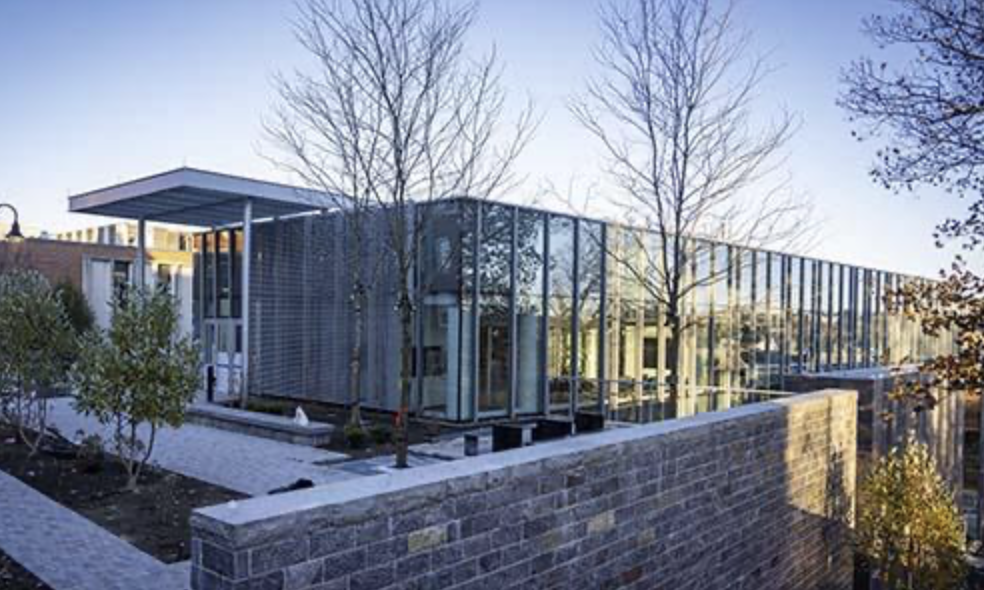
#> input picture UnityHall.png, 984 x 590 px
$ python lab4.py
#> lines starting #> are read from the running program, lines starting #| are printed output that depends on the picture
# Tom Kazakov
# RBE 549 Lab 4: Geometric Transformations and Feature Detection

import cv2
import numpy as np

IMAGE_PATH = "UnityHall.png"

ROTATION_ANGLE = 10
SCALE_UP_FACTOR = 1.2
SCALE_DOWN_FACTOR = 0.8

AFFINE_SKEW = 0.15
PERSPECTIVE_SQUEEZE = 0.15

HARRIS_BLOCK_SIZE = 2
HARRIS_KSIZE = 3
HARRIS_K = 0.04
HARRIS_THRESHOLD = 10
HARRIS_THRESHOLD_MAX = 15
HARRIS_COLOR = (0, 0, 255)
HARRIS_MARKER_SIZE = 8

SIFT_COLOR = (0, 255, 0)
SIFT_NFEATURES = 0
SIFT_NFEATURES_MAX = 500

GRID_LABEL_FONT = cv2.FONT_HERSHEY_SIMPLEX
GRID_LABEL_SCALE = 0.7
GRID_LABEL_THICKNESS = 2
GRID_LABEL_MARGIN = 80
GRID_LABEL_PAD = 30


FEATURE_MODES = [None, "harris", "sift"]


# [50 lines left out: functions init_state, setup_trackbars, handle_key, apply_effects, not called in this run]


def load_image():
    img = cv2.imread(IMAGE_PATH)
#> img is the input picture: shape (590, 984, 3); mean B, G, R 150.3, 134.7, 128.1
    if img is None:
        raise FileNotFoundError(f"Cannot read {IMAGE_PATH}")
    return img


def rotate(img, angle_deg):
    """Rotate image around its center, expanding the canvas to fit the full result."""
#> called with angle_deg = 10
    h, w = img.shape[:2]
    center = ((w - 1) / 2.0, (h - 1) / 2.0)
    matrix = cv2.getRotationMatrix2D(center, angle_deg, 1.0)

    cos = abs(matrix[0, 0])
    sin = abs(matrix[0, 1])
    new_w = int(h * sin + w * cos)
    new_h = int(h * cos + w * sin)

    matrix[0, 2] += (new_w - w) / 2.0
    matrix[1, 2] += (new_h - h) / 2.0

    return cv2.warpAffine(img, matrix, (new_w, new_h), borderValue=(255, 255, 255))


def scale(img, factor):
    """Scale image by the given factor. Returns the resized image at its natural dimensions."""
    if factor == 1.0:
        return img.copy()
    h, w = img.shape[:2]
    new_w, new_h = int(w * factor), int(h * factor)
    return cv2.resize(img, (new_w, new_h), interpolation=cv2.INTER_LINEAR)


def affine(img, skew):
    """Apply a vertical shear (right side shifts up) by the given fraction of image height."""
#> called with skew = 0.15
    h, w = img.shape[:2]
    offset = int(h * skew)
    src_pts = np.float32([[0, 0], [w - 1, 0], [0, h - 1]])
    dst_pts = np.float32([[0, offset], [w - 1, 0], [0, h - 1 + offset]])
    matrix = cv2.getAffineTransform(src_pts, dst_pts)
    return cv2.warpAffine(img, matrix, (w, h + offset), borderValue=(255, 255, 255))
#> returned value: shape (678, 984, 3)


def perspective(img, squeeze):
    """Apply a perspective warp that squeezes the right side inward, left edge stays full height."""
#> called with squeeze = 0.15
    h, w = img.shape[:2]
#> h = 590; w = 984
    offset = int(h * squeeze)
#> offset = 88
    src_pts = np.float32([[0, 0], [w - 1, 0], [0, h - 1], [w - 1, h - 1]])
#> src_pts = [[0, 0], [983, 0], [0, 589], [983, 589]]
    dst_pts = np.float32(
        [[0, 0], [w - 1, 0], [0, h - 1], [w - 1 - offset, h - 1 + 2 * offset]]
    )
#> dst_pts = [[0, 0], [983, 0], [0, 589], [895, 765]]
    new_h = int(dst_pts[:, 1].max()) + 1
#> new_h = 766
    matrix = cv2.getPerspectiveTransform(src_pts, dst_pts)
#> matrix = [[0.753, 0, 0], [0, 1.07, 0], [-0.000251, 0.000126, 1]]
    return cv2.warpPerspective(img, matrix, (w, new_h), borderValue=(255, 255, 255))
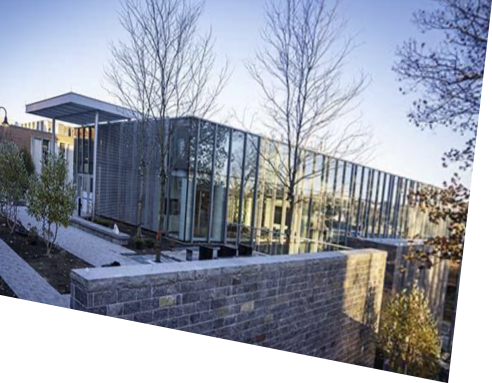
#> returned value: shape (766, 984, 3) (shown at 1/2 size); mean of channels 0, 1, 2 169.4, 156.6, 151.2; drawn as B, G, R


def detect_harris(img, threshold=HARRIS_THRESHOLD / 100.0):
    """Detect Harris corners and draw red crosshair markers on a grayscale copy."""
    gray = cv2.cvtColor(img, cv2.COLOR_BGR2GRAY)
    result = cv2.cvtColor(gray, cv2.COLOR_GRAY2BGR)
    dst = cv2.cornerHarris(np.float32(gray), HARRIS_BLOCK_SIZE, HARRIS_KSIZE, HARRIS_K)
    dst = cv2.dilate(dst, None)
    ys, xs = np.where(dst > threshold * dst.max())
    for x, y in zip(xs, ys):
        cv2.drawMarker(
            result, (x, y), HARRIS_COLOR, cv2.MARKER_CROSS, HARRIS_MARKER_SIZE, 1
        )
    return result, len(xs)


def detect_sift(img, nfeatures=SIFT_NFEATURES):
    """Detect SIFT keypoints and draw them in green on a grayscale copy."""
    gray = cv2.cvtColor(img, cv2.COLOR_BGR2GRAY)
    result = cv2.cvtColor(gray, cv2.COLOR_GRAY2BGR)
    sift = cv2.SIFT_create(nfeatures=nfeatures)
    keypoints = sift.detect(gray, None)
    cv2.drawKeypoints(
        result,
        keypoints,
        result,
        SIFT_COLOR,
        cv2.DRAW_MATCHES_FLAGS_DRAW_RICH_KEYPOINTS,
    )
    return result, len(keypoints)


def fit_to_cell(img, cell_w, cell_h):
    """Resize image to fit within cell dimensions, centering on a white background."""
    h, w = img.shape[:2]
    if w == cell_w and h == cell_h:
        return img.copy()
    canvas = np.full((cell_h, cell_w, 3), 255, dtype=np.uint8)
    x_off = (cell_w - w) // 2
    y_off = GRID_LABEL_PAD + (cell_h - GRID_LABEL_PAD - h) // 2
    canvas[y_off : y_off + h, x_off : x_off + w] = img
    return canvas


def draw_label(img, text):
    """Draw a centered label at the top of an image."""
    (tw, th), _ = cv2.getTextSize(
        text, GRID_LABEL_FONT, GRID_LABEL_SCALE, GRID_LABEL_THICKNESS
    )
    x = (img.shape[1] - tw) // 2
    y = GRID_LABEL_MARGIN + th
    cv2.putText(
        img,
        text,
        (x, y),
        GRID_LABEL_FONT,
        GRID_LABEL_SCALE,
        (0, 0, 0),
        GRID_LABEL_THICKNESS,
    )


def build_grid(panels, cols=3):
    """Arrange labeled panels into a grid. Cell size is determined by the largest panel."""
    img_h = max(p.shape[0] for _, p in panels)
    cell_w = max(p.shape[1] for _, p in panels)
    cell_h = img_h + GRID_LABEL_PAD

    cells = []
    for label, img in panels:
        cell = fit_to_cell(img, cell_w, cell_h)
        draw_label(cell, label)
        cells.append(cell)

    rows = []
    for i in range(0, len(cells), cols):
        row_cells = cells[i : i + cols]
        while len(row_cells) < cols:
            row_cells.append(np.full((cell_h, cell_w, 3), 255, dtype=np.uint8))
        rows.append(np.hstack(row_cells))
    return np.vstack(rows)


if __name__ == "__main__":
    original = load_image()
    rotated = rotate(original, ROTATION_ANGLE)
    scaled_up = scale(original, SCALE_UP_FACTOR)
    scaled_down = scale(original, SCALE_DOWN_FACTOR)

    panels = [
        ("Original", original),
        ("Scaled Up", scaled_up),
        ("Affine", affine(original, AFFINE_SKEW)),
        ("Rotated", rotated),
        ("Scaled Down", scaled_down),
        ("Perspective", perspective(original, PERSPECTIVE_SQUEEZE)),
    ]

    harris_panels = []
    for label, img in panels:
        result, count = detect_harris(img)
        harris_panels.append((f"{label} ({count})", result))
#> this loop made 6 passes
#> (label, count) on passes 1 to 6: ('Original', 6324), ('Scaled Up', 5074), ('Affine', 7654), ('Rotated', 3201), ('Scaled Down', 5232), ('Perspective', 1605)
#> pass 1, in detect_harris, `dst = cv2.dilate(dst, None)`:
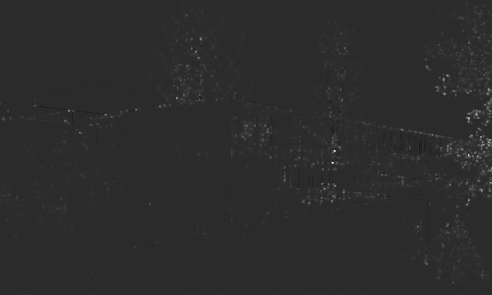
#> dst: shape (590, 984) float32 (shown at 1/2 size); min -3373876, max 16285880, mean 84893; drawn with min black and max white
#> after the loop, harris_panels = 6 items

    sift_panels = []
    for label, img in panels:
        result, count = detect_sift(img)
        sift_panels.append((f"{label} ({count})", result))
#> this loop made 6 passes
#> (label, count) on passes 1 to 6: ('Original', 9002), ('Scaled Up', 8372), ('Affine', 8605), ('Rotated', 8353), ('Scaled Down', 7084), ('Perspective', 8097)
#> pass 1, `result, count = detect_sift(img)`:
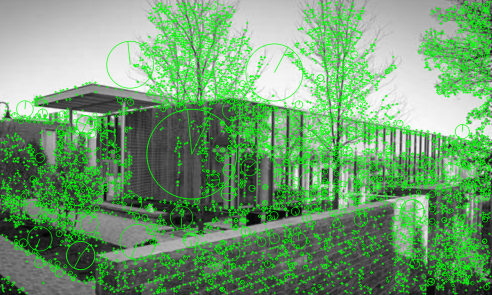
#> result: shape (590, 984, 3) (shown at 1/2 size); mean B, G, R 112, 157.2, 112
#> after the loop, sift_panels = 6 items

    mode = "original"
    while True:
        if mode == "harris":
            grid = build_grid(harris_panels, cols=3)
        elif mode == "sift":
            grid = build_grid(sift_panels, cols=3)
        else:
            grid = build_grid(panels, cols=3)
#> in build_grid, `img_h = max(p.shape[0] for _, p in panels)`: img_h = 766
#> in build_grid, `cell_w = max(p.shape[1] for _, p in panels)`: cell_w = 1180
#> in build_grid, `cell_h = img_h + GRID_LABEL_PAD`: cell_h = 796
#> the loop in build_grid, `for label, img in panels:` made 6 passes
#> (label, h in fit_to_cell, w in fit_to_cell, x_off in fit_to_cell, y_off in fit_to_cell, tw in draw_label, x in draw_label) on passes 1 to 6: ('Original', 590, 984, 98, 118, 83, 548), ('Scaled Up', 708, 1180, 0, 59, 113, 533), ('Affine', 678, 984, 98, 74, 63, 558), ('Rotated', 751, 1071, 54, 37, 86, 547), ('Scaled Down', 472, 787, 196, 177, 141, 519), ('Perspective', 766, 984, 98, 30, 127, 526)
#> pass 1, in build_grid, `cell = fit_to_cell(img, cell_w, cell_h)`:
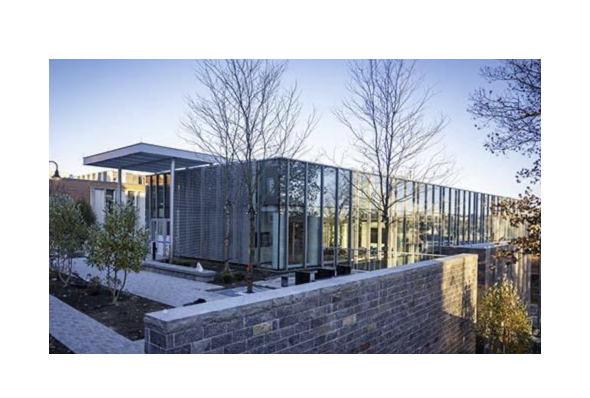
#> cell: shape (796, 1180, 3) (shown at 1/2 size); mean of channels 0, 1, 2 190.3, 180.6, 176.5; drawn as B, G, R
#> after the loop in build_grid, `for label, img in panels:`:
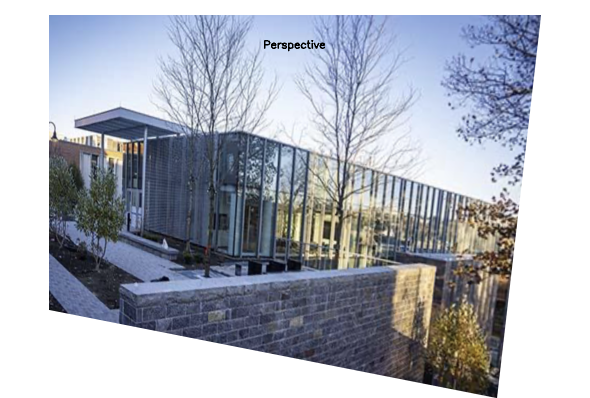
#> cell: shape (796, 1180, 3) (shown at 1/2 size); mean of channels 0, 1, 2 186.1, 175.8, 171.5; drawn as B, G, R
#> after the loop in build_grid, `for label, img in panels:`: cells = 6 items
#> the loop in build_grid, `for i in range(0, len(cells), cols):` made 2 passes
#> i on pass 2: 3
#> after the loop in build_grid, `for i in range(0, len(cells), cols):`: rows = 2 items
#> in build_grid, `return np.vstack(rows)`:
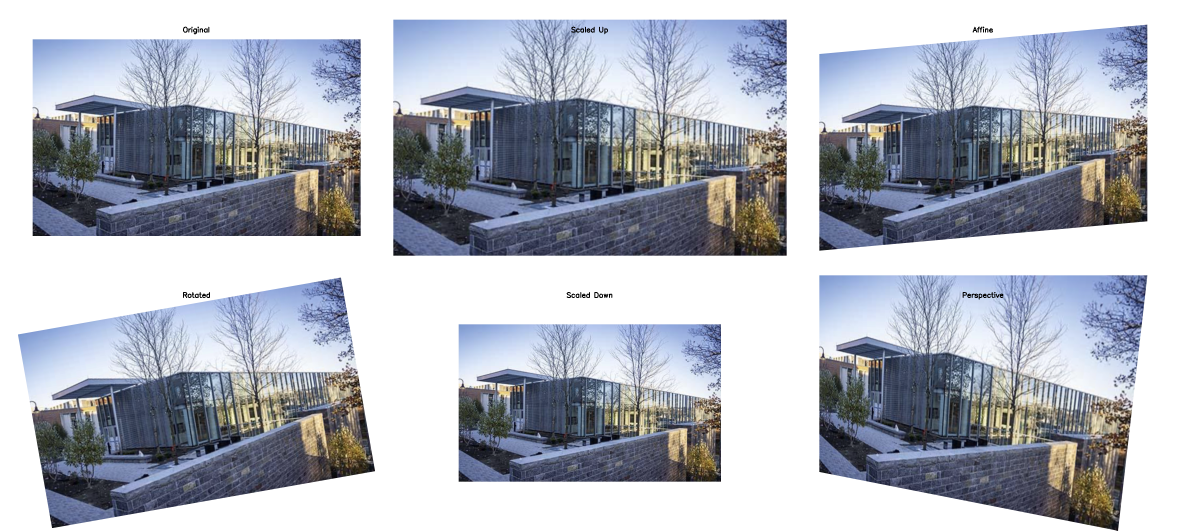
#> returned value: shape (1592, 3540, 3) (shown at 1/3 size); mean of channels 0, 1, 2 188.6, 178.7, 174.5; drawn as B, G, R
        cv2.imshow("Lab 4: Geometric Transformations", grid)
        key = cv2.waitKey(1)
#> (key Esc is pressed here)
        if key == 27:
            break
        if key == ord("h"):
            mode = "original" if mode == "harris" else "harris"
        elif key == ord("s"):
            mode = "original" if mode == "sift" else "sift"
    cv2.destroyAllWindows()

$ run again, with Fabio.png copied over UnityHall.png
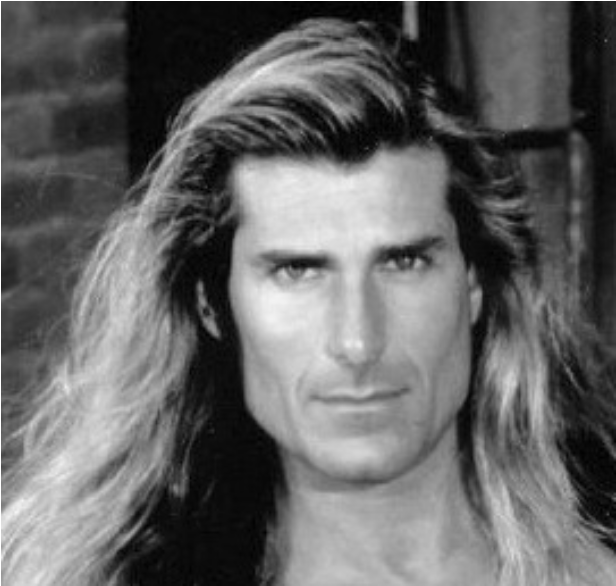
#> input picture Fabio.png, 616 x 586 px
#> in load_image, img is the input picture: shape (586, 616, 3); min 0, max 255, mean 100
#> in perspective, `h, w = img.shape[:2]`: h = 586; w = 616
#> in perspective, `offset = int(h * squeeze)`: offset = 87
#> in perspective, `src_pts = np.float32([[0, 0], [w - 1, 0], [0, h - 1], [w - 1, h - 1]])`: src_pts = [[0, 0], [615, 0], [0, 585], [615, 585]]
#> in perspective, `dst_pts = np.float32( [[0, 0], [w - 1, 0], [0, h - 1], [w - 1 - offset..`: dst_pts = [[0, 0], [615, 0], [0, 585], [528, 759]]
#> in perspective, `new_h = int(dst_pts[:, 1].max()) + 1`: new_h = 760
#> in perspective, `matrix = cv2.getPerspectiveTransform(src_pts, dst_pts)`: matrix = [[0.743, 0, 0], [0, 1.12, 0], [-0.000418, 0.000209, 1]]
#> the loop `for label, img in panels:` made 6 passes
#> (label, count) on passes 1, 2, 6: ('Original', 16), ('Scaled Up', 15), ('Perspective', 16)
#> after the loop `for label, img in panels:`: harris_panels = 6 items
#> the loop `for label, img in panels:` made 6 passes
#> (label, count) on passes 1 to 6: ('Original', 726), ('Scaled Up', 668), ('Affine', 730), ('Rotated', 714), ('Scaled Down', 677), ('Perspective', 664)
#> img_h = 760
#> cell_w = 739
#> cell_h = 790
#> the loop in build_grid, `for label, img in panels:` made 6 passes
#> (label, h in fit_to_cell, w in fit_to_cell, x_off in fit_to_cell, y_off in fit_to_cell, tw in draw_label, x in draw_label) on passes 1 to 6: ('Original', 586, 616, 61, 117, 83, 328), ('Scaled Up', 703, 739, 0, 58, 113, 313), ('Affine', 673, 616, 61, 73, 63, 338), ('Rotated', 684, 708, 15, 68, 86, 326), ('Scaled Down', 468, 492, 123, 176, 141, 299), ('Perspective', 760, 616, 61, 30, 127, 306)
#> after the loop in build_grid, `for label, img in panels:`:
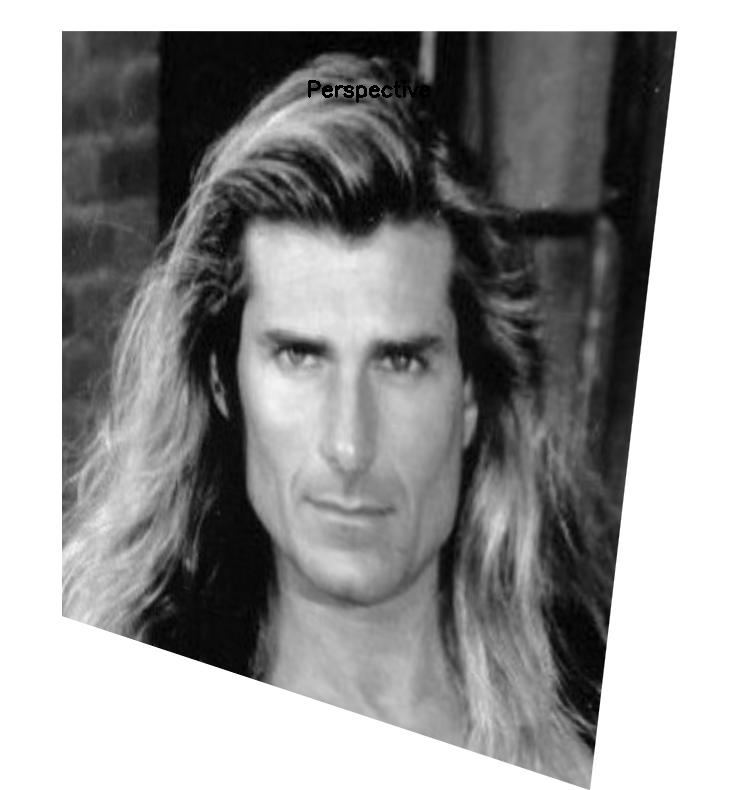
#> cell: shape (790, 739, 3); min 0, max 255, mean 148.7
#> after the loop in build_grid, `for label, img in panels:`: cells = 6 items
#> the loop in build_grid, `for i in range(0, len(cells), cols):` made 2 passes
#> i on pass 2: 3
#> after the loop in build_grid, `for i in range(0, len(cells), cols):`: rows = 2 items
#> in build_grid, `return np.vstack(rows)`:
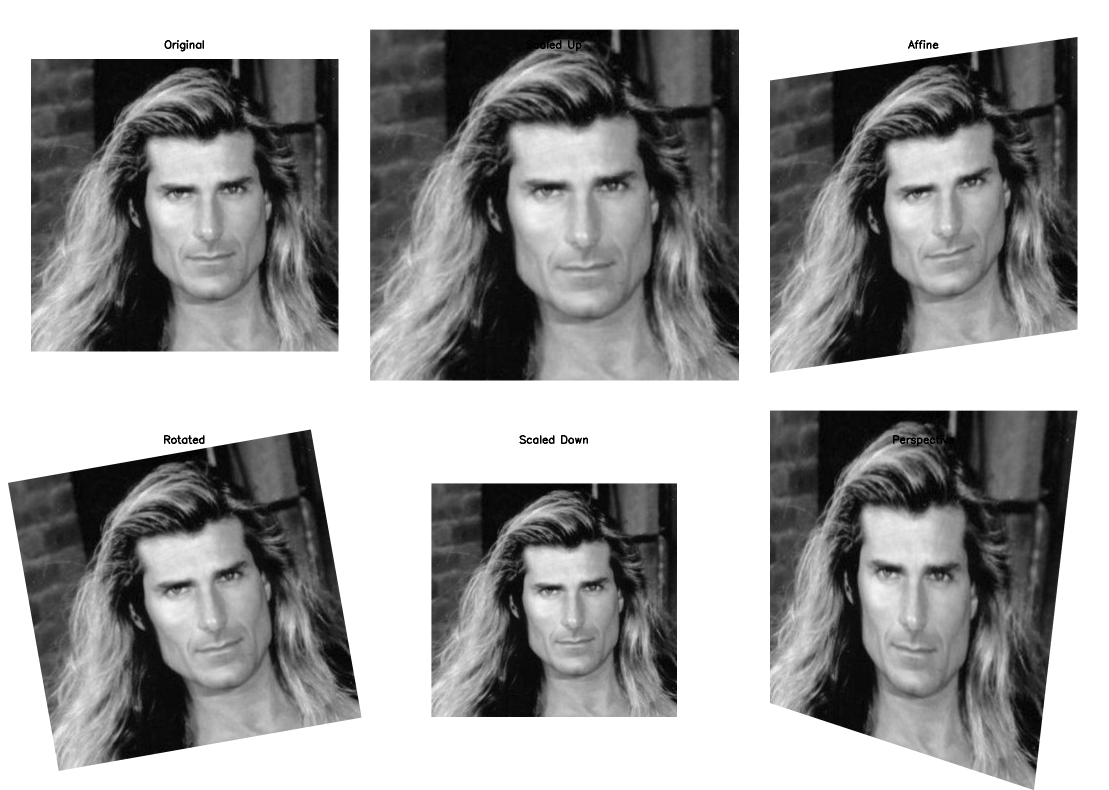
#> returned value: shape (1580, 2217, 3) (shown at 1/2 size); min 0, max 255, mean 156
